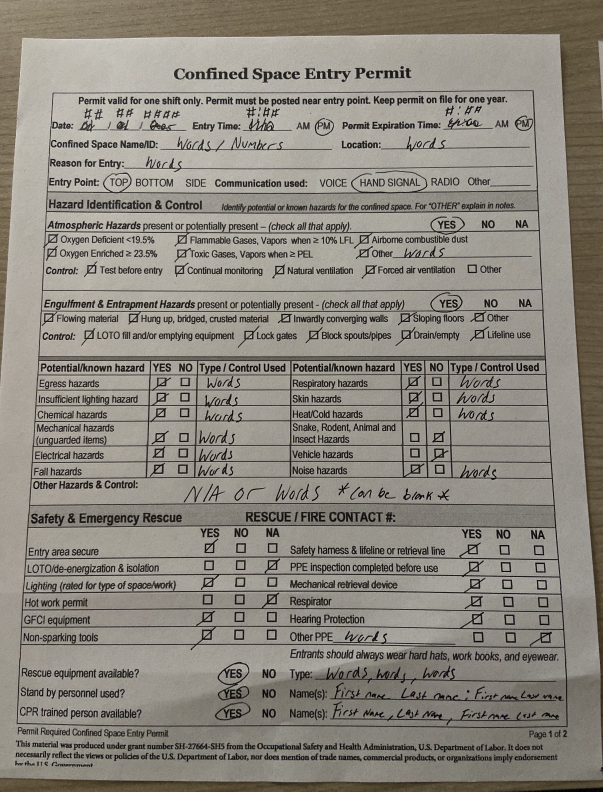
#> input picture IMG_7043.jpg, 1206 x 1583 px, found by its file name (shown at 1/2 size)
$ jupyter execute --allow-errors confined_space_permit_ocr.ipynb
#> lines starting #> are read from the running program, lines starting #| are printed output that depends on the picture; after the words box and inside, x2 and y2 are one past the last pixel; in counts of white or black regions, pixels touching at a corner belong together
# Confined Space Entry Permit — OCR Key-Value Extractor

**Purpose:** Extract structured key-value pairs from scanned Confined Space Entry Permit forms (OSHA SH-27664-SH5 or similar).
**Features:**
- Tesseract OCR with image preprocessing for handwritten + printed text
- Structured extraction of all permit sections (header, hazards, safety, atmospheric readings, signatures)
- Detection of **non-filled / blank entries** with confidence scoring
- JSON + DataFrame output for downstream integration
- **Annotated image output** with color-coded bounding boxes around every detected word

---

## 1. Setup & Dependencies

[cell 1]
# Install if needed (uncomment):
# !pip install pytesseract Pillow opencv-python-headless pandas

import cv2
import numpy as np
import pytesseract
from PIL import Image, ImageEnhance, ImageFilter
import pandas as pd
import json
import re
import os
from dataclasses import dataclass, field, asdict
from typing import Optional, List, Dict, Any, Tuple
from enum import Enum
from pathlib import Path
import warnings
warnings.filterwarnings('ignore')

import matplotlib
matplotlib.use('Agg')  # Non-interactive backend for saving
import matplotlib.pyplot as plt
import matplotlib.patches as patches
from matplotlib.lines import Line2D

print(f"Tesseract version: {pytesseract.get_tesseract_version()}")
#> (this line was passed over: pytesseract is not available in this run)
print("All dependencies loaded successfully.")

## 2. Core Data Models

[cell 2]
class FillStatus(str, Enum):
    """Status of a form field."""
    FILLED = "filled"
    EMPTY = "empty"
    UNCERTAIN = "uncertain"  # OCR couldn't determine confidently


@dataclass
class FormField:
    """Represents a single key-value pair extracted from the form."""
    key: str
    value: Optional[str]
    status: FillStatus
    confidence: float  # 0.0 - 1.0, OCR confidence for the value
    section: str  # Which section of the permit this belongs to
    raw_text: Optional[str] = None  # Raw OCR output before cleanup

    # [8 lines left out: function to_dict, not called in this run]


@dataclass
class ExtractionResult:
    """Complete extraction result for one permit."""
    source_file: str
    fields: List[FormField] = field(default_factory=list)
    raw_ocr_text: str = ""
    page_count: int = 0
    ocr_details: Dict[str, Any] = field(default_factory=dict)  # page_name -> {detail_df, image_path}

    @property
    def filled_count(self) -> int:
        return sum(1 for f in self.fields if f.status == FillStatus.FILLED)

    @property
    def empty_count(self) -> int:
        return sum(1 for f in self.fields if f.status == FillStatus.EMPTY)

    @property
    def uncertain_count(self) -> int:
        return sum(1 for f in self.fields if f.status == FillStatus.UNCERTAIN)

    def to_dataframe(self) -> pd.DataFrame:
        return pd.DataFrame([f.to_dict() for f in self.fields])

    # [12 lines left out: function to_json, not called in this run]

    def get_empty_fields(self) -> List[FormField]:
        return [f for f in self.fields if f.status == FillStatus.EMPTY]

    def get_uncertain_fields(self) -> List[FormField]:
        return [f for f in self.fields if f.status == FillStatus.UNCERTAIN]


print("Data models defined.")

## 3. Image Preprocessing Pipeline

[cell 3]
class ImagePreprocessor:
    """Preprocessing pipeline optimized for scanned/photographed forms."""

    @staticmethod
    def load_and_preprocess(image_path: str, dpi: int = 300) -> Tuple[np.ndarray, Image.Image]:
        """
        Load an image and apply a full preprocessing pipeline.
        Returns (cv2_image_for_analysis, pil_image_for_ocr).
        """
#> called with image_path = '/mnt/user-data/uploads/IMG_7043.jpg', dpi = 300
        img = cv2.imread(image_path)
#> img is the input picture: shape (1583, 1206, 3); mean B, G, R 126.2, 135, 139.9
        if img is None:
            raise FileNotFoundError(f"Cannot load image: {image_path}")

        # 1. Resize to standard DPI equivalent if too small
        h, w = img.shape[:2]
#> h = 1583; w = 1206
        if max(h, w) < 2000:
            scale = 2000 / max(h, w)
#> scale = 1.26
            img = cv2.resize(img, None, fx=scale, fy=scale, interpolation=cv2.INTER_CUBIC)
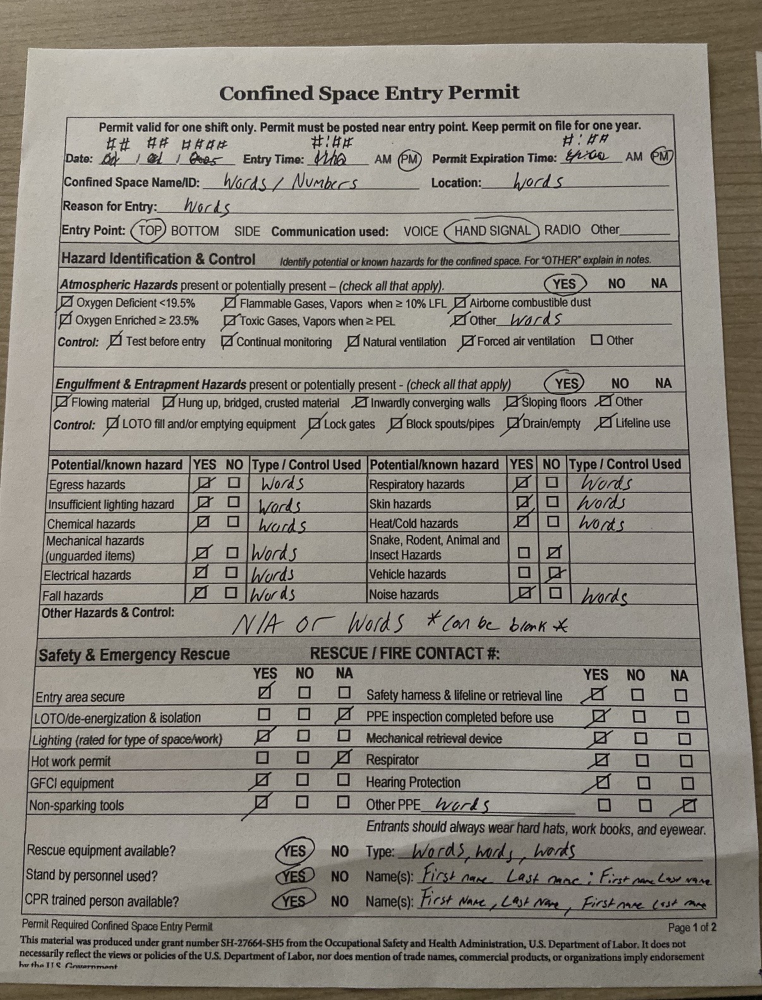
#> img: shape (2000, 1524, 3) (shown at 1/2 size); mean B, G, R 126.2, 135, 139.9

        # 2. Convert to grayscale
        gray = cv2.cvtColor(img, cv2.COLOR_BGR2GRAY)
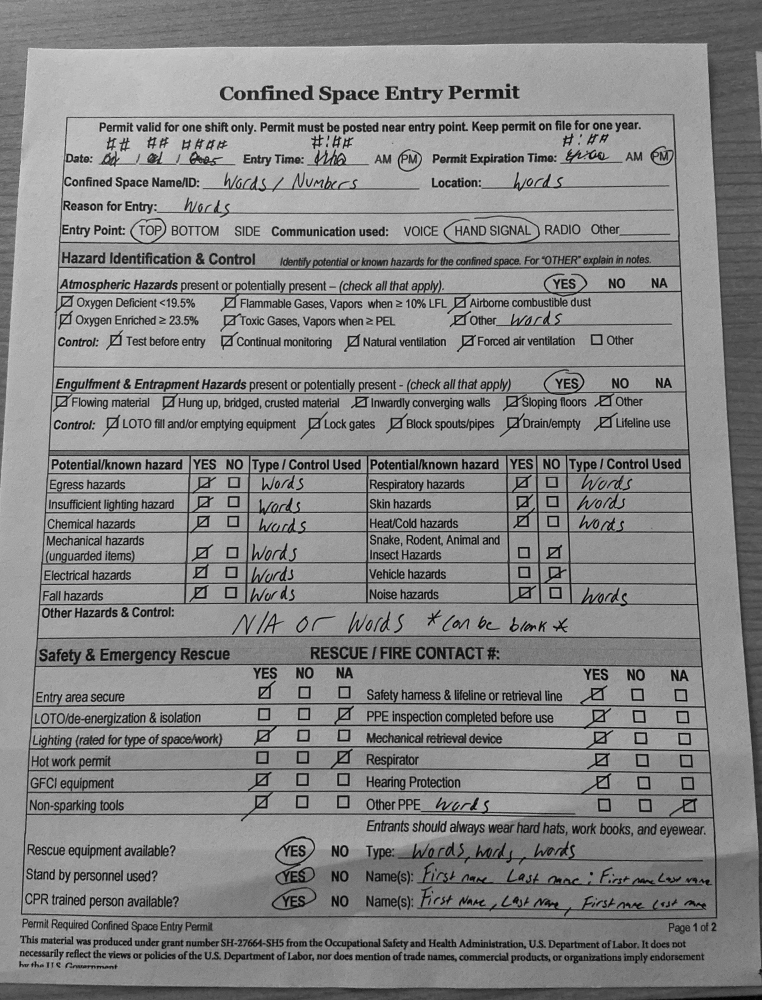
#> gray: shape (2000, 1524) (shown at 1/2 size); min 0, max 255, mean 135.5

        # 3. Deskew
        gray = ImagePreprocessor._deskew(gray)

        # 4. Adaptive thresholding for mixed printed + handwritten text
        thresh = cv2.adaptiveThreshold(
            gray, 255, cv2.ADAPTIVE_THRESH_GAUSSIAN_C,
            cv2.THRESH_BINARY, 31, 15
        )

        # 5. Noise removal
        kernel = np.ones((1, 1), np.uint8)
        cleaned = cv2.morphologyEx(thresh, cv2.MORPH_CLOSE, kernel)
        cleaned = cv2.medianBlur(cleaned, 1)

        # Convert to PIL for pytesseract
        pil_img = Image.fromarray(cleaned)

        # Also enhance the PIL version
        enhancer = ImageEnhance.Contrast(pil_img)
        pil_img = enhancer.enhance(1.5)
        enhancer = ImageEnhance.Sharpness(pil_img)
        pil_img = enhancer.enhance(2.0)

        return cleaned, pil_img

    @staticmethod
    def _deskew(image: np.ndarray) -> np.ndarray:
        """Correct slight rotation in scanned images."""
        coords = np.column_stack(np.where(image < 128))
#> coords = 931909 pairs, first value 0 to 1999, second value 0 to 1523
        if len(coords) < 100:
            return image
        angle = cv2.minAreaRect(coords)[-1]
#> angle = -90
        if angle < -45:
            angle = -(90 + angle)
#> angle = 0
#> in load_and_preprocess, `thresh = cv2.adaptiveThreshold( gray, 255, cv2.ADAPTIVE_THRESH_GAUSSIA..`:
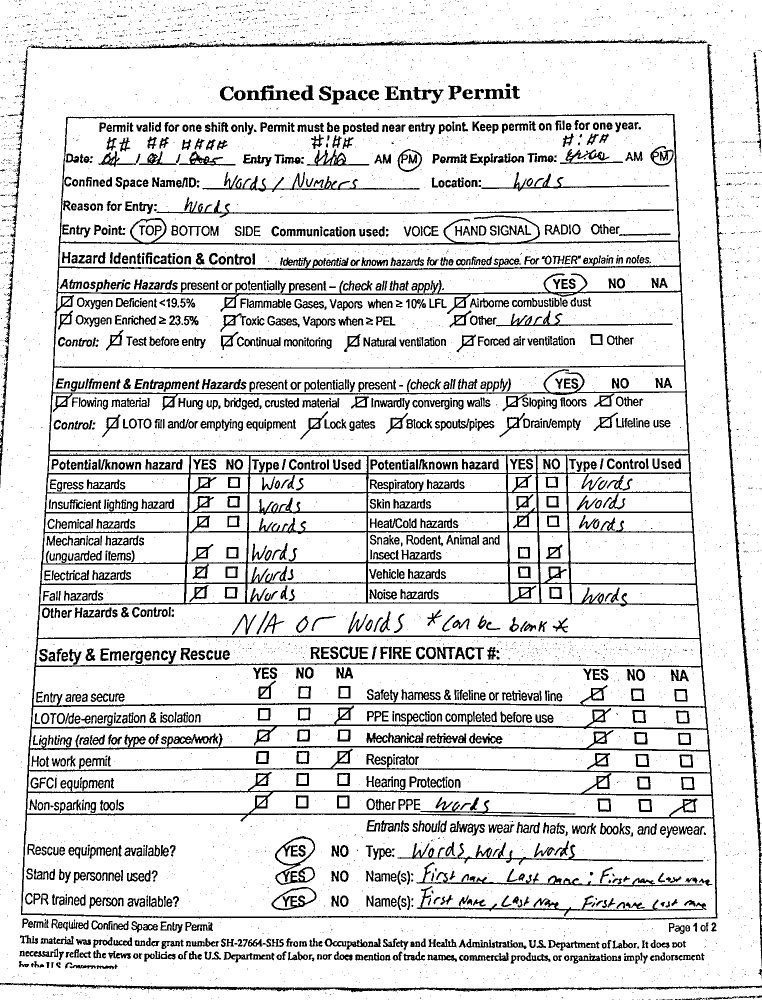
#> thresh: shape (2000, 1524) (shown at 1/2 size); 86.3% white; 5199 black regions (3574 under 20 px), largest, box (x1, y1, x2, y2) and area: (42, 227, 1435, 1840) 119726, (1415, 88, 1524, 1933) 8499, (0, 1966, 1524, 1985) 6546
        else:
            angle = -angle
        # Only correct small rotations
        if abs(angle) > 10 or abs(angle) < 0.1:
            return image
        h, w = image.shape[:2]
        center = (w // 2, h // 2)
        M = cv2.getRotationMatrix2D(center, angle, 1.0)
        return cv2.warpAffine(image, M, (w, h), flags=cv2.INTER_CUBIC,
                              borderMode=cv2.BORDER_REPLICATE)

    # [10 lines left out: function prepare_for_checkbox_detection, not called in this run]


print("Image preprocessor ready.")
